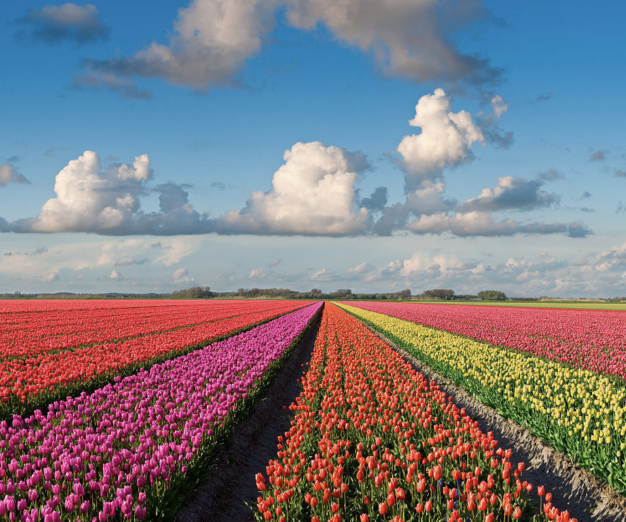
#> input picture view.png, 1252 x 1044 px (shown at 1/2 size)
$ python tut12.py
#> lines starting #> are read from the running program, lines starting #| are printed output that depends on the picture
#> further down, src is the input picture: shape (1044, 1252, 3); mean B, G, R 128.7, 121.4, 126.4
import cv2 as cv


def pyramid_demo(image):
    level = 3
    temp = image.copy()
    pyramid_image = []
    for i in range(level):
        dst = cv.pyrDown(temp)
        pyramid_image.append(dst)
        cv.imshow("pyramid_demo_"+str(i), dst)
        temp = dst.copy()
#> this loop made 3 passes
#> pass 1, in pyramid_demo, `dst = cv.pyrDown(temp)`:
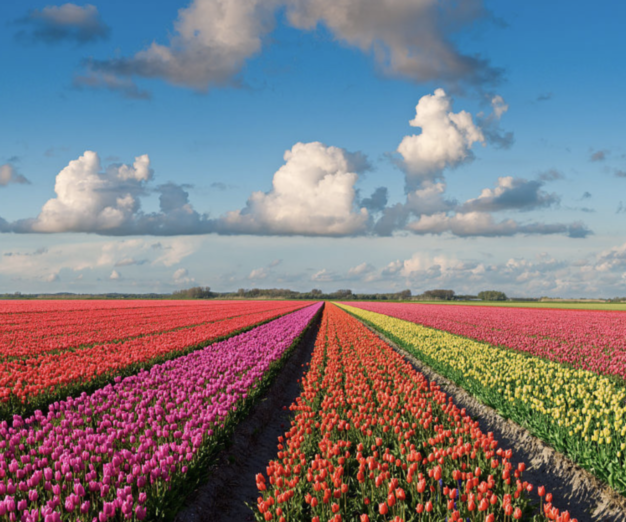
#> dst: shape (522, 626, 3); mean B, G, R 128.7, 121.4, 126.4
#> pass 2, in pyramid_demo, `dst = cv.pyrDown(temp)`:
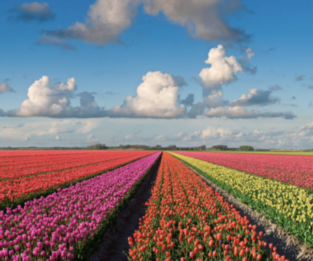
#> dst: shape (261, 313, 3); mean B, G, R 128.9, 121.5, 126.4
#> pass 3, in pyramid_demo, `dst = cv.pyrDown(temp)`:
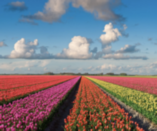
#> dst: shape (131, 157, 3); mean B, G, R 128.8, 121.4, 126.2
#> after the loop, pyramid_image = 3 items
    return pyramid_image

def lapalian_demo(image): # 报错了？？？？
    pyramid_images = pyramid_demo(image)
#> pyramid_images = 3 items
    level = len(pyramid_images)
#> level = 3
    for i in range(level-1, -1, -1):
        if i-1 < 0:
            expand = cv.pyrUp(pyramid_images[i], dstsize=image.shape[:2])
            lpls = cv.subtract(image, expand)
            cv.imshow("lapalian_demo_"+str(i), lpls)
        else:
            expand = cv.pyrUp(pyramid_images[i], dstsize=pyramid_images[i-1].shape[:2])
            lpls = cv.subtract(pyramid_images[i-1], expand)
            cv.imshow("lapalian_demo_" + str(i), lpls)

src = cv.imread("view.png")
# pyramid_demo(src)
#> (the run stopped early here; a loop or call above may not have finished)

$ run again, with tar.png copied over view.png
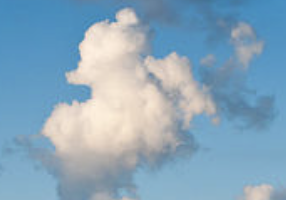
#> input picture tar.png, 286 x 200 px
#> src is the input picture: shape (200, 286, 3); mean B, G, R 187.7, 166.8, 136.7
#> the loop in pyramid_demo, `for i in range(level):` made 3 passes
#> pass 2, in pyramid_demo, `dst = cv.pyrDown(temp)`:
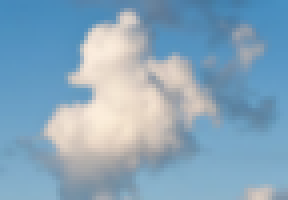
#> dst: shape (50, 72, 3) (shown 4 times larger); mean B, G, R 187.6, 166.4, 135.9
#> pass 3, in pyramid_demo, `dst = cv.pyrDown(temp)`:
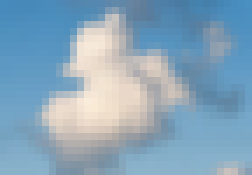
#> dst: shape (25, 36, 3) (shown 7 times larger); mean B, G, R 187.5, 166, 135.3
#> after the loop in pyramid_demo, `for i in range(level):`: pyramid_image = 3 items
#> level = 3
